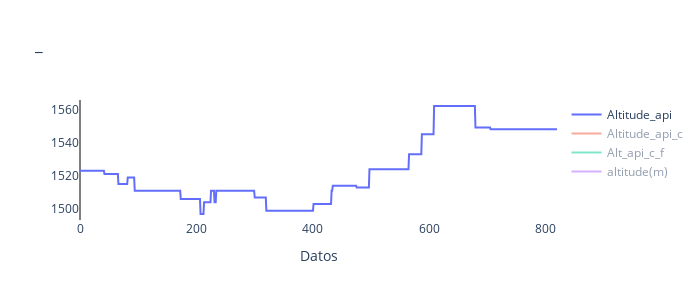

The cell this chart's notebook holds for it:
### Code cell
#GPS altimetria
fig = go.Figure(data=[go.Scatter(x = Travel['t_s'], y = Travel['Altitude_api'], name = "Altitude_api", mode="lines"),
                      go.Scatter(x = Travel['t_s'], y = Travel["Altitude_api_c"], name = "Altitude_api_c", mode="lines", visible = "legendonly"),
                      go.Scatter(x = Travel['t_s'], y = Travel["Alt_api_c_f"], name = "Alt_api_c_f", mode="lines", visible = "legendonly"),
                      go.Scatter(x = Travel['t_s'], y = Travel["altitude(m)"], name = "altitude(m)", mode="lines", visible = "legendonly")])

fig.update_xaxes(zeroline=True, zerolinewidth=1, zerolinecolor='black', title_text="Datos")
fig.update_yaxes(zeroline=True, zerolinewidth=1, zerolinecolor='black', title_text="")
fig.update_layout(height=300, width=700, title_text="_",plot_bgcolor="white")

fig.show()

### Figure 1 — Plotly figure (JSON) as saved in the notebook; plotly's stock layout.template omitted (floating-point values rounded to 4 significant figures; data arrays with more than 128 entries replaced by an {"elided": "..."} marker saying what was removed)
{"data": [{"mode": "lines", "name": "Altitude_api", "type": "scatter", "x": {"elided": "820 int values"}, "y": {"elided": "820 int values"}}, {"mode": "lines", "name": "Altitude_api_c", "type": "scatter", "visible": "legendonly", "x": {"elided": "820 int values"}, "y": {"elided": "820 int values"}}, {"mode": "lines", "name": "Alt_api_c_f", "type": "scatter", "visible": "legendonly", "x": {"elided": "820 int values"}, "y": {"elided": "820 float values"}}, {"mode": "lines", "name": "altitude(m)", "type": "scatter", "visible": "legendonly", "x": {"elided": "820 int values"}, "y": {"elided": "820 float values"}}], "layout": {"height": 300, "plot_bgcolor": "white", "title": {"text": "_"}, "width": 700, "xaxis": {"autorange": true, "range": [0, 819], "title": {"text": "Datos"}, "type": "linear", "zeroline": true, "zerolinecolor": "black", "zerolinewidth": 1}, "yaxis": {"autorange": true, "range": [1493.0, 1566.0], "title": {"text": ""}, "type": "linear", "zeroline": true, "zerolinecolor": "black", "zerolinewidth": 1}}}
